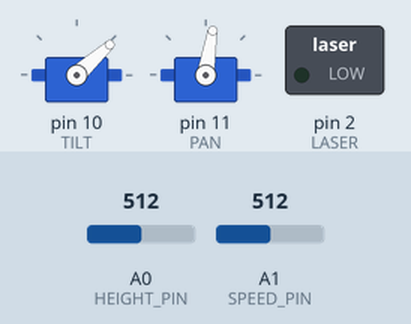
The sketch below on a simulated Arduino Uno, built with avr-gcc and run on an emulated ATmega328P. On the bench: 2 × servo, switched loads named in the sketch (green lamp = pin HIGH). The inputs (shaded band) are chosen by the test bench; at power-on: A0 (HEIGHT_PIN) = 512, A1 (SPEED_PIN) = 512. Random numbers use the default seed unless the sketch sets one.

Above: at 3.4 s.
3.5 s: A0 (HEIGHT_PIN) set to 340
At 5.34 s:
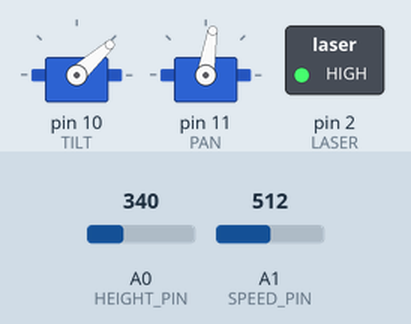
6.6 s: A0 (HEIGHT_PIN) set to 5
At 7.03 s:
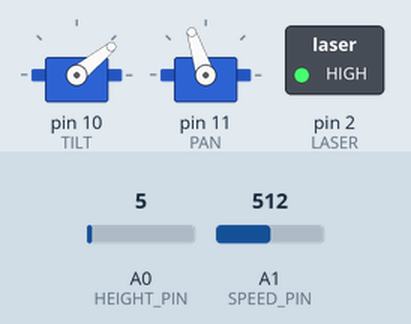
9.7 s: A0 (HEIGHT_PIN) set to 60
At 12.5 s:
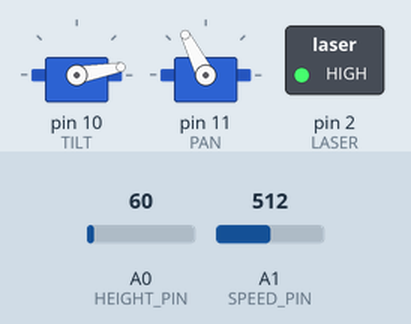
12.8 s: A1 (SPEED_PIN) set to 122
15.9 s: A0 (HEIGHT_PIN) set to 53
19.0 s: A0 (HEIGHT_PIN) set to 70
At 22.9 s:
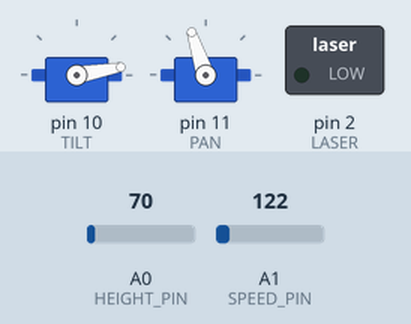
Timing chart, 0 to 53.2 s (numbered marks = the images above; inputs shaded):
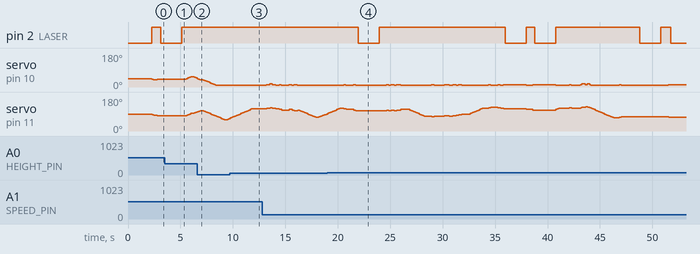

Measured:
- after the input at 19.0 s, servo on pin 10 (TILT): 10° → 13° after 1.6 s, → 10° 0.20 s later, → 13° 0.74 s later, → 10° 0.20 s later, … (37 changes in this stretch)

The sketch:

mechlab8.ino
```cpp
/**
   Arduino controlled laser cat toy
   Author: Justin Hartmann
*/

#include <Servo.h>

// "hard" limits - servo commands all go through the same method which confines angles between these
#define TILT_MIN                10
#define TILT_MAX                90
#define PAN_MIN                  0
#define PAN_MAX                180

// starting values for servos
#define TILT_HOME               45
#define PAN_HOME                90

// pin numbers
#define LASER                    2
#define TILT                    10
#define PAN                     11

// pins for potentiometer outputs
#define HEIGHT_PIN              A0
#define SPEED_PIN               A1 // speed pot is unimplemented because i only had one pot

// boundaries for delay that changes speed
#define MIN_DELAY              100
#define MAX_DELAY             2100

Servo tilt; // top servo controls tilt
Servo pan; // bottom servo controls pan

// variables for tracking current angles in case i need them
int curTilt = 0;
int curPan = 0;

// tracking angles converted into cartesian coordinates
int curX = 0;
int curZ = 0;

// const variables to limit position randomization
const int minX = 15;
const int maxX = 60;
const int minZ = -50;
const int maxZ = 50;

// in case offsets need to be defined
int offsetTilt = 0;
int offsetPan = 0;

// delay necessary to allow servo to travel from min angle to max angle or vice/versa
int tiltMaxDelay = 175;
int panMaxDelay = 350;

// controls laser togglability
boolean laserOn = false;

// no. of inches difference in y axis between target draw surface and toy; can be adjusted
int TY = 30;

// controls speed
long shapeSpeedDelay = 1000;

// constants for point-to-point interpolation
double s = 5;
double inc = 3;

void setup() {
  Serial.begin(9600);

  pinMode(LASER, OUTPUT);
  pinMode(TILT, OUTPUT);
  pinMode(PAN, OUTPUT);

  tilt.attach(TILT);
  pan.attach(PAN);

  // home servos before procedure begins
  setAngle(TILT, TILT_HOME);
  setAngle(PAN, PAN_HOME);

  laserOn = true;

  randomSeed(analogRead(0)); // seed rng

  delay(2000);
}

void loop() {
  laser();
  input();
  if(laserOn) {
    critterRoam(shapeSpeedDelay / 5);
  }
}

/**
 * controls the laser; also controls whether or not it should toggle
 */
void laser() {
  double r = random(0, 100);
  if(r < 3) {
    laserOn = false;
  } else {
    laserOn = true;
  }

  if(laserOn) {
    digitalWrite(LASER, HIGH);
  } else {
    digitalWrite(LASER, LOW);
    delay(2000);
  }
}

/*
 * reads input from potentiometers and converts it into variables
 */
void input() {
  TY = map(analogRead(HEIGHT_PIN), 0, 1024, 1, 72);
  shapeSpeedDelay = map(analogRead(SPEED_PIN), 0, 1024, MIN_DELAY, MAX_DELAY);
}

/*
 * main procedure; walks like a bug or small critter to randomly generated points
 */
void critterRoam(long d) {
  // randomizes a point between min and max cartesian points
  double tx = random(minX, maxX);
  double tz = random(minZ, maxZ);

//  pointAtPoint(tx, tz, map(shapeSpeedDelay, MIN_DELAY, MAX_DELAY, 10, 350)); // code for when speed pot implemented
  pointAtPoint(tx, tz, 100);

  delay(d);
}

/**
 * moves the servos to the given point and delays along the way to give slower movement
 */
void pointAtPoint(double tx, double tz, long interpol) {
  // uses trigonometry to convert cartesian coordinates into servo angles
  double thetaTilt = 90.0 - (atan(tx / TY) * (180.0 / PI));
  double thetaPan = 90.0 + (atan(tz / tx) * (180.0 / PI));

  // while loop for interpolating movement to make it slower; looks more natural
  while(!withinRange(curTilt, thetaTilt, s) && !withinRange(curPan, thetaPan, s)) {
    // sets angles individually
    setAngle(TILT, curTilt + (curTilt > thetaTilt ? -inc : inc));
    setAngle(PAN, curPan + (curPan > thetaPan ? -inc : inc));

    // delays by the given interpolation delay
    delay(interpol);
  }
}

/**
 * simple method that determines if a given value is within a certain range of a target value
 */
boolean withinRange(double i, double target, double range) {
  return (i > target - range) && (i <= target + range);
}

/**
 * method used for checking servo angles to make sure they're within hard limits
 */
void setAngle(int pin, double angle) {
  // these two line decide between the tilt min/max and the pan min/max
  int minAngle = pin == TILT ? TILT_MIN : PAN_MIN;
  int maxAngle = pin == TILT ? TILT_MAX : PAN_MAX;

  if(angle < minAngle) {
    angle = minAngle;
  }

  if(angle > maxAngle) {
    angle = maxAngle;
  }

  setAbsoluteAngle(pin, angle);
}

/**
 * hard control of servos and records both current angles and
 */
void setAbsoluteAngle(int pin, double angle) {
  double offsetAngle = angle + (pin == TILT ? offsetTilt : offsetPan);
  double previousAngle;

  if(pin == TILT) {
    tilt.write(offsetAngle);
    previousAngle = curTilt; // store previous angles for delay calculation
    curTilt = offsetAngle; // store current angles for tracking current position
  } else if (pin == PAN) {
    pan.write(offsetAngle);
    previousAngle = curPan;
    curPan = offsetAngle;
  }

  // inverse of the same trig from before for storing approximate current cartesian coordinates;
  // stays true within interpolated values because it is calculated for every angle movement, not just
  // point movements
  curX = TY * tan((90.0 - curTilt) * (PI / 180.0));
  curZ = curX * tan((curPan - 90.0) * (PI / 180.0));

  // delays for just long enough to get the servo to its position
  long d = getDelay(pin, offsetAngle - previousAngle);

  delay(d);
}

/**
 * returns roughly the number of milliseconds to delay to wait for the servo
 * to get to its new angle
 *
 * i experimented and found the min and max delays required to allow the servo
 * to reach its angle; this maps the angle difference to between the min and
 * max wait time
 */
long getDelay(int pin, int angleDiff) {
  if (pin == TILT) {
    return map(abs(angleDiff), 0, TILT_MAX - TILT_MIN, 10, tiltMaxDelay);
  } else {
    return map(abs(angleDiff), 0, PAN_MAX - PAN_MIN, 10, panMaxDelay);
  }
}
```
